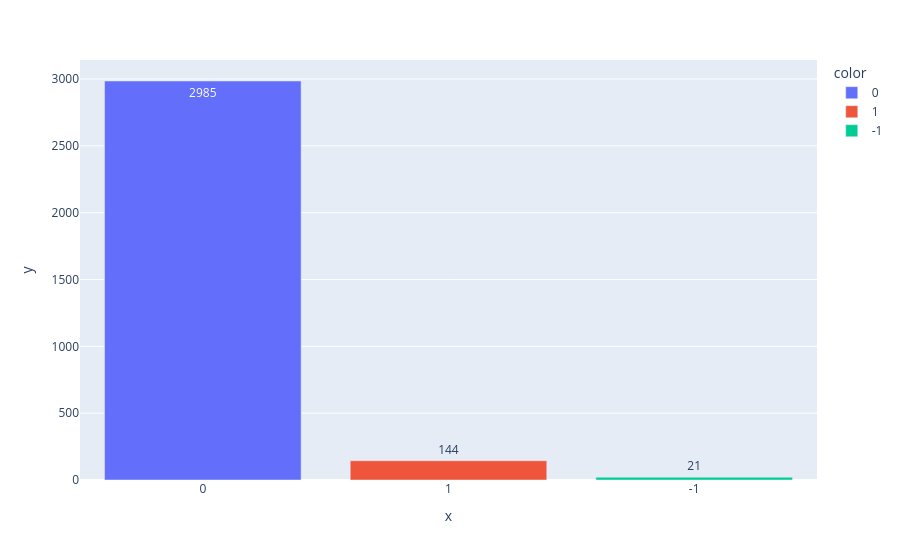

Here is the notebook cell this chart was saved with:
### Code cell
# Diagramme en barre des nombres d'observations
bar_plot(val2)

### Figure 1 — Plotly figure (JSON) as saved in the notebook; plotly's stock layout.template omitted (floating-point values rounded to 4 significant figures)
{"data": [{"hovertemplate": "color=0<br>x=%{x}<br>y=%{y}<extra></extra>", "legendgroup": "0", "marker": {"color": "#636efa", "pattern": {"shape": ""}}, "name": "0", "orientation": "v", "showlegend": true, "textposition": "auto", "texttemplate": "%{y}", "type": "bar", "x": ["0"], "xaxis": "x", "y": [2985], "yaxis": "y"}, {"hovertemplate": "color=1<br>x=%{x}<br>y=%{y}<extra></extra>", "legendgroup": "1", "marker": {"color": "#EF553B", "pattern": {"shape": ""}}, "name": "1", "orientation": "v", "showlegend": true, "textposition": "auto", "texttemplate": "%{y}", "type": "bar", "x": ["1"], "xaxis": "x", "y": [144], "yaxis": "y"}, {"hovertemplate": "color=-1<br>x=%{x}<br>y=%{y}<extra></extra>", "legendgroup": "-1", "marker": {"color": "#00cc96", "pattern": {"shape": ""}}, "name": "-1", "orientation": "v", "showlegend": true, "textposition": "auto", "texttemplate": "%{y}", "type": "bar", "x": ["-1"], "xaxis": "x", "y": [21], "yaxis": "y"}], "layout": {"barmode": "relative", "legend": {"title": {"text": "color"}, "tracegroupgap": 0}, "margin": {"t": 60}, "xaxis": {"anchor": "y", "domain": [0, 1], "title": {"text": "x"}}, "yaxis": {"anchor": "x", "domain": [0, 1], "title": {"text": "y"}}}}
